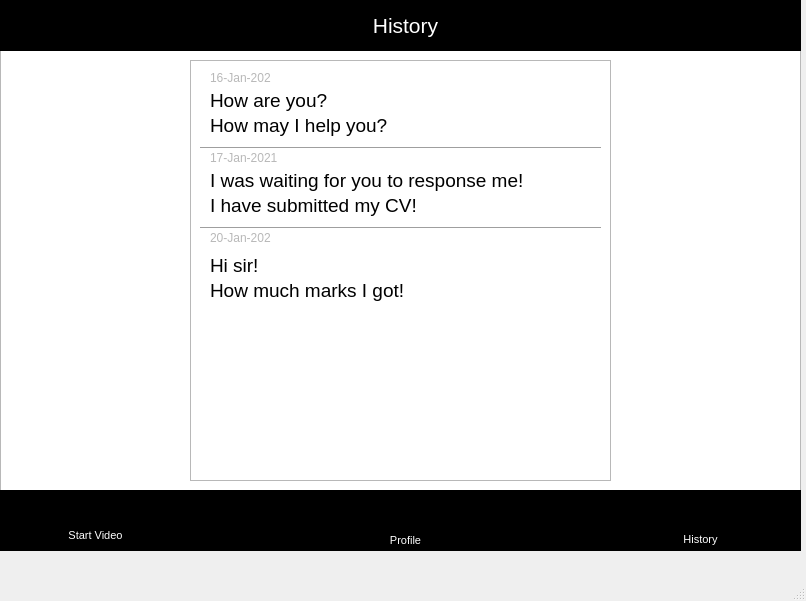
<?xml version="1.0" encoding="UTF-8"?>
<ui version="4.0">
 <class>MainWindow</class>
 <widget class="QMainWindow" name="MainWindow">
  <property name="geometry">
   <rect>
    <x>0</x>
    <y>0</y>
    <width>806</width>
    <height>601</height>
   </rect>
  </property>
  <property name="windowTitle">
   <string>MainWindow</string>
  </property>
  <widget class="QWidget" name="centralwidget">
   <widget class="QGraphicsView" name="TopMenuBar">
    <property name="geometry">
     <rect>
      <x>0</x>
      <y>0</y>
      <width>801</width>
      <height>51</height>
     </rect>
    </property>
    <property name="styleSheet">
     <string notr="true">background-color: #000000;</string>
    </property>
   </widget>
   <widget class="QLabel" name="History">
    <property name="geometry">
     <rect>
      <x>360</x>
      <y>10</y>
      <width>91</width>
      <height>31</height>
     </rect>
    </property>
    <property name="font">
     <font>
      <pointsize>16</pointsize>
      <weight>50</weight>
      <bold>false</bold>
     </font>
    </property>
    <property name="styleSheet">
     <string notr="true">QLabel* pLabel = new QLabel;
pLabel-&gt;setStyleSheet(&quot;QLabel { background-color : red; color : blue; }&quot;);</string>
    </property>
    <property name="text">
     <string>&lt;html&gt;&lt;head/&gt;&lt;body&gt;&lt;p&gt;&lt;span style=&quot; color:#ffffff;&quot;&gt;History&lt;/span&gt;&lt;/p&gt;&lt;/body&gt;&lt;/html&gt;</string>
    </property>
    <property name="alignment">
     <set>Qt::AlignCenter</set>
    </property>
   </widget>
   <widget class="QGraphicsView" name="BG">
    <property name="geometry">
     <rect>
      <x>0</x>
      <y>0</y>
      <width>801</width>
      <height>551</height>
     </rect>
    </property>
   </widget>
   <widget class="QGraphicsView" name="DialogBox">
    <property name="geometry">
     <rect>
      <x>190</x>
      <y>60</y>
      <width>421</width>
      <height>421</height>
     </rect>
    </property>
   </widget>
   <widget class="QGraphicsView" name="ButtomMenuBar">
    <property name="geometry">
     <rect>
      <x>0</x>
      <y>490</y>
      <width>801</width>
      <height>61</height>
     </rect>
    </property>
    <property name="styleSheet">
     <string notr="true">background-color: #000000;</string>
    </property>
   </widget>
   <widget class="QLabel" name="Date">
    <property name="geometry">
     <rect>
      <x>210</x>
      <y>70</y>
      <width>61</width>
      <height>16</height>
     </rect>
    </property>
    <property name="text">
     <string>&lt;html&gt;&lt;head/&gt;&lt;body&gt;&lt;p&gt;&lt;span style=&quot; color:#b8b8b8;&quot;&gt;16-Jan-2021&lt;/span&gt;&lt;/p&gt;&lt;/body&gt;&lt;/html&gt;</string>
    </property>
   </widget>
   <widget class="QLabel" name="label">
    <property name="geometry">
     <rect>
      <x>210</x>
      <y>80</y>
      <width>141</width>
      <height>41</height>
     </rect>
    </property>
    <property name="font">
     <font>
      <pointsize>14</pointsize>
     </font>
    </property>
    <property name="text">
     <string>How are you?</string>
    </property>
   </widget>
   <widget class="QLabel" name="label_3">
    <property name="geometry">
     <rect>
      <x>210</x>
      <y>110</y>
      <width>221</width>
      <height>31</height>
     </rect>
    </property>
    <property name="font">
     <font>
      <pointsize>14</pointsize>
     </font>
    </property>
    <property name="text">
     <string>How may I help you?</string>
    </property>
   </widget>
   <widget class="Line" name="line">
    <property name="geometry">
     <rect>
      <x>200</x>
      <y>140</y>
      <width>401</width>
      <height>16</height>
     </rect>
    </property>
    <property name="orientation">
     <enum>Qt::Horizontal</enum>
    </property>
   </widget>
   <widget class="QLabel" name="label_4">
    <property name="geometry">
     <rect>
      <x>210</x>
      <y>150</y>
      <width>71</width>
      <height>16</height>
     </rect>
    </property>
    <property name="text">
     <string>&lt;html&gt;&lt;head/&gt;&lt;body&gt;&lt;p&gt;&lt;span style=&quot; color:#b8b8b8;&quot;&gt;17-Jan-2021&lt;/span&gt;&lt;/p&gt;&lt;/body&gt;&lt;/html&gt;</string>
    </property>
   </widget>
   <widget class="QLabel" name="label_5">
    <property name="geometry">
     <rect>
      <x>210</x>
      <y>160</y>
      <width>331</width>
      <height>41</height>
     </rect>
    </property>
    <property name="font">
     <font>
      <pointsize>14</pointsize>
     </font>
    </property>
    <property name="text">
     <string>I was waiting for you to response me!</string>
    </property>
   </widget>
   <widget class="QLabel" name="label_6">
    <property name="geometry">
     <rect>
      <x>210</x>
      <y>190</y>
      <width>341</width>
      <height>31</height>
     </rect>
    </property>
    <property name="font">
     <font>
      <pointsize>14</pointsize>
     </font>
    </property>
    <property name="text">
     <string>I have submitted my CV!</string>
    </property>
   </widget>
   <widget class="Line" name="line_2">
    <property name="geometry">
     <rect>
      <x>200</x>
      <y>220</y>
      <width>401</width>
      <height>16</height>
     </rect>
    </property>
    <property name="orientation">
     <enum>Qt::Horizontal</enum>
    </property>
   </widget>
   <widget class="QLabel" name="label_7">
    <property name="geometry">
     <rect>
      <x>210</x>
      <y>230</y>
      <width>61</width>
      <height>16</height>
     </rect>
    </property>
    <property name="text">
     <string>&lt;html&gt;&lt;head/&gt;&lt;body&gt;&lt;p&gt;&lt;span style=&quot; color:#b8b8b8;&quot;&gt;20-Jan-2021&lt;/span&gt;&lt;/p&gt;&lt;/body&gt;&lt;/html&gt;</string>
    </property>
   </widget>
   <widget class="QLabel" name="label_8">
    <property name="geometry">
     <rect>
      <x>210</x>
      <y>250</y>
      <width>91</width>
      <height>31</height>
     </rect>
    </property>
    <property name="font">
     <font>
      <pointsize>14</pointsize>
     </font>
    </property>
    <property name="text">
     <string>Hi sir!</string>
    </property>
   </widget>
   <widget class="QLabel" name="label_9">
    <property name="geometry">
     <rect>
      <x>210</x>
      <y>270</y>
      <width>231</width>
      <height>41</height>
     </rect>
    </property>
    <property name="font">
     <font>
      <pointsize>14</pointsize>
     </font>
    </property>
    <property name="text">
     <string>How much marks I got!</string>
    </property>
   </widget>
   <widget class="QLabel" name="History_2">
    <property name="geometry">
     <rect>
      <x>60</x>
      <y>520</y>
      <width>71</width>
      <height>31</height>
     </rect>
    </property>
    <property name="font">
     <font>
      <pointsize>8</pointsize>
      <weight>50</weight>
      <bold>false</bold>
     </font>
    </property>
    <property name="styleSheet">
     <string notr="true">QLabel* pLabel = new QLabel;
pLabel-&gt;setStyleSheet(&quot;QLabel { background-color : red; color : blue; }&quot;);</string>
    </property>
    <property name="text">
     <string>&lt;html&gt;&lt;head/&gt;&lt;body&gt;&lt;p&gt;&lt;span style=&quot; color:#ffffff;&quot;&gt;Start Video&lt;/span&gt;&lt;/p&gt;&lt;/body&gt;&lt;/html&gt;</string>
    </property>
    <property name="alignment">
     <set>Qt::AlignCenter</set>
    </property>
   </widget>
   <widget class="QLabel" name="History_3">
    <property name="geometry">
     <rect>
      <x>380</x>
      <y>530</y>
      <width>51</width>
      <height>21</height>
     </rect>
    </property>
    <property name="font">
     <font>
      <pointsize>8</pointsize>
      <weight>50</weight>
      <bold>false</bold>
     </font>
    </property>
    <property name="styleSheet">
     <string notr="true">QLabel* pLabel = new QLabel;
pLabel-&gt;setStyleSheet(&quot;QLabel { background-color : red; color : blue; }&quot;);</string>
    </property>
    <property name="text">
     <string>&lt;html&gt;&lt;head/&gt;&lt;body&gt;&lt;p&gt;&lt;span style=&quot; color:#ffffff;&quot;&gt;Profile&lt;/span&gt;&lt;/p&gt;&lt;/body&gt;&lt;/html&gt;</string>
    </property>
    <property name="alignment">
     <set>Qt::AlignCenter</set>
    </property>
   </widget>
   <widget class="QLabel" name="History_4">
    <property name="geometry">
     <rect>
      <x>680</x>
      <y>530</y>
      <width>41</width>
      <height>20</height>
     </rect>
    </property>
    <property name="font">
     <font>
      <pointsize>8</pointsize>
      <weight>50</weight>
      <bold>false</bold>
     </font>
    </property>
    <property name="styleSheet">
     <string notr="true">QLabel* pLabel = new QLabel;
pLabel-&gt;setStyleSheet(&quot;QLabel { background-color : red; color : blue; }&quot;);</string>
    </property>
    <property name="text">
     <string>&lt;html&gt;&lt;head/&gt;&lt;body&gt;&lt;p&gt;&lt;span style=&quot; color:#ffffff;&quot;&gt;History&lt;/span&gt;&lt;/p&gt;&lt;/body&gt;&lt;/html&gt;</string>
    </property>
    <property name="alignment">
     <set>Qt::AlignCenter</set>
    </property>
   </widget>
   <widget class="QLabel" name="label_2">
    <property name="geometry">
     <rect>
      <x>80</x>
      <y>490</y>
      <width>41</width>
      <height>41</height>
     </rect>
    </property>
    <property name="layoutDirection">
     <enum>Qt::LeftToRight</enum>
    </property>
    <property name="text">
     <string/>
    </property>
    <property name="pixmap">
     <pixmap>Camera.png</pixmap>
    </property>
    <property name="scaledContents">
     <bool>true</bool>
    </property>
   </widget>
   <widget class="QLabel" name="label_10">
    <property name="geometry">
     <rect>
      <x>390</x>
      <y>500</y>
      <width>31</width>
      <height>31</height>
     </rect>
    </property>
    <property name="text">
     <string/>
    </property>
    <property name="pixmap">
     <pixmap>Profile.png</pixmap>
    </property>
    <property name="scaledContents">
     <bool>true</bool>
    </property>
   </widget>
   <widget class="QLabel" name="label_11">
    <property name="geometry">
     <rect>
      <x>680</x>
      <y>500</y>
      <width>31</width>
      <height>31</height>
     </rect>
    </property>
    <property name="text">
     <string/>
    </property>
    <property name="pixmap">
     <pixmap>History.png</pixmap>
    </property>
    <property name="scaledContents">
     <bool>true</bool>
    </property>
   </widget>
   <widget class="QLabel" name="label_12">
    <property name="geometry">
     <rect>
      <x>580</x>
      <y>110</y>
      <width>21</width>
      <height>31</height>
     </rect>
    </property>
    <property name="text">
     <string/>
    </property>
    <property name="pixmap">
     <pixmap>Path 8.png</pixmap>
    </property>
    <property name="scaledContents">
     <bool>true</bool>
    </property>
   </widget>
   <widget class="QLabel" name="label_13">
    <property name="geometry">
     <rect>
      <x>580</x>
      <y>190</y>
      <width>21</width>
      <height>31</height>
     </rect>
    </property>
    <property name="text">
     <string/>
    </property>
    <property name="pixmap">
     <pixmap>Path 8.png</pixmap>
    </property>
    <property name="scaledContents">
     <bool>true</bool>
    </property>
   </widget>
   <widget class="QLabel" name="label_14">
    <property name="geometry">
     <rect>
      <x>580</x>
      <y>270</y>
      <width>21</width>
      <height>31</height>
     </rect>
    </property>
    <property name="text">
     <string/>
    </property>
    <property name="pixmap">
     <pixmap>Path 8.png</pixmap>
    </property>
    <property name="scaledContents">
     <bool>true</bool>
    </property>
   </widget>
   <widget class="QLabel" name="label_15">
    <property name="geometry">
     <rect>
      <x>540</x>
      <y>110</y>
      <width>31</width>
      <height>31</height>
     </rect>
    </property>
    <property name="text">
     <string/>
    </property>
    <property name="pixmap">
     <pixmap>send-24px.png</pixmap>
    </property>
   </widget>
   <widget class="QLabel" name="label_16">
    <property name="geometry">
     <rect>
      <x>540</x>
      <y>190</y>
      <width>31</width>
      <height>31</height>
     </rect>
    </property>
    <property name="text">
     <string/>
    </property>
    <property name="pixmap">
     <pixmap>send-24px.png</pixmap>
    </property>
   </widget>
   <widget class="QLabel" name="label_17">
    <property name="geometry">
     <rect>
      <x>540</x>
      <y>270</y>
      <width>31</width>
      <height>31</height>
     </rect>
    </property>
    <property name="text">
     <string/>
    </property>
    <property name="pixmap">
     <pixmap>send-24px.png</pixmap>
    </property>
   </widget>
   <zorder>BG</zorder>
   <zorder>TopMenuBar</zorder>
   <zorder>History</zorder>
   <zorder>DialogBox</zorder>
   <zorder>ButtomMenuBar</zorder>
   <zorder>Date</zorder>
   <zorder>label</zorder>
   <zorder>label_3</zorder>
   <zorder>line</zorder>
   <zorder>label_4</zorder>
   <zorder>label_5</zorder>
   <zorder>label_6</zorder>
   <zorder>line_2</zorder>
   <zorder>label_7</zorder>
   <zorder>label_8</zorder>
   <zorder>label_9</zorder>
   <zorder>History_2</zorder>
   <zorder>History_3</zorder>
   <zorder>History_4</zorder>
   <zorder>label_2</zorder>
   <zorder>label_10</zorder>
   <zorder>label_11</zorder>
   <zorder>label_12</zorder>
   <zorder>label_13</zorder>
   <zorder>label_14</zorder>
   <zorder>label_15</zorder>
   <zorder>label_16</zorder>
   <zorder>label_17</zorder>
  </widget>
  <widget class="QMenuBar" name="menubar">
   <property name="geometry">
    <rect>
     <x>0</x>
     <y>0</y>
     <width>806</width>
     <height>21</height>
    </rect>
   </property>
  </widget>
  <widget class="QStatusBar" name="statusbar"/>
 </widget>
 <resources/>
 <connections/>
</ui>
